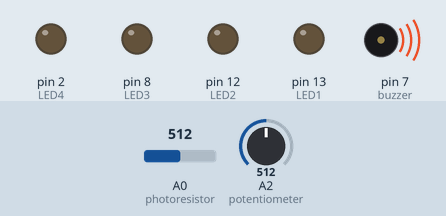
Recording of a sketch running on a simulated Arduino Uno, built with avr-gcc and run on an emulated ATmega328P. Parts: output pins drawn as LEDs (lit = HIGH), buzzer (waves = sounding). The test bench sets the inputs (shaded band); at power-on: A0 (photoresistor) = 512, A2 (potentiometer) = 512. What the sketch prints to the serial monitor is not drawn.

Above: at 1.2 s.
1.3 s: A0 (photoresistor) set to 50
2.8 s: A0 (photoresistor) set to 41
At 4.0 s:
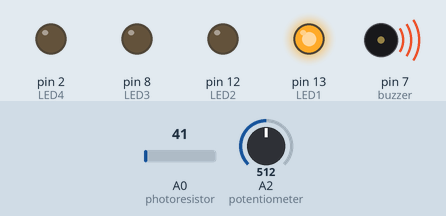
4.3 s: A0 (photoresistor) set to 20
At 5.5 s:
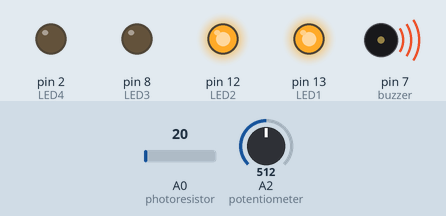
5.9 s: A0 (photoresistor) set to 40
At 6.9 s:
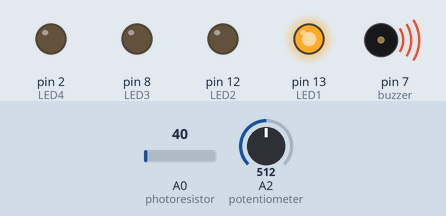
7.5 s: A0 (photoresistor) set to 10
At 8.2 s:
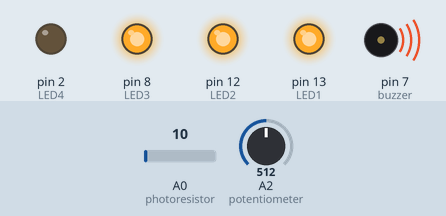
9.1 s: A0 (photoresistor) set to 30
At 9.6 s:
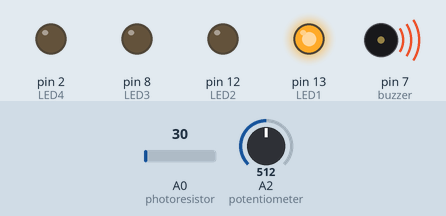
Timing chart, 0 to 11.7 s (numbered marks = the images above; inputs shaded):
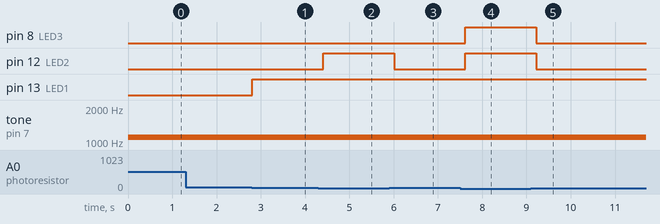

Measured:
- the behaviour switches between 45 and 44 on A0 (photoresistor) (found by bisection; images 0 and 1)
- after the input at 1.3 s, every drawn part: stays the same
- after the input at 2.8 s, pin 13 (LED1): LOW → HIGH at once
- after the input at 4.3 s, pin 12 (LED2): LOW → HIGH after 0.11 s
- after the input at 5.9 s, pin 12 (LED2): HIGH → LOW after 0.12 s
- after the input at 7.5 s, pin 8 (LED3), pin 12 (LED2): LOW → HIGH after 0.12 s
- after the input at 9.1 s, pin 8 (LED3), pin 12 (LED2): HIGH → LOW after 0.12 s

The sketch:

LightControl.ino
```cpp
int photoresistor = A0;
int potentiometer = A2;
int LED1 = 13;
int LED2 = 12;
int LED3 = 8;
int LED4 = 2;
int buzzer = 7;
int value = 0;
int value1 = 0;


void setup() {
  Serial.begin(9600);
  pinMode(LED1, OUTPUT);
  pinMode(LED2, OUTPUT);
  pinMode(LED3, OUTPUT);
  pinMode(LED4, OUTPUT);
  pinMode(buzzer, OUTPUT);

  pinMode(photoresistor, INPUT);
}


void loop()
{
  value = analogRead(photoresistor);
  value1 = analogRead(potentiometer);
  // Serial.println(value);
  Serial.println(value1);

  if (value >= 45) {
    digitalWrite (LED1, LOW);
  	digitalWrite (LED2, LOW);
  	digitalWrite (LED3, LOW);
    digitalWrite (LED4, LOW);
  }
  else if (value >= 30) {
    digitalWrite (LED1, HIGH);
  	digitalWrite (LED2, LOW);
  	digitalWrite (LED3, LOW);
    digitalWrite (LED4, LOW);
  }
  else if (value >= 20) {
    digitalWrite (LED1, HIGH);
  	digitalWrite (LED2, HIGH);
  	digitalWrite (LED3, LOW);
    digitalWrite (LED4, LOW);
  }
  else if (value >= 10) {
    digitalWrite (LED1, HIGH);
  	digitalWrite (LED2, HIGH);
  	digitalWrite (LED3, HIGH);
    digitalWrite (LED4, LOW);
  }
  else if (value >= 5) {
    digitalWrite (LED1, HIGH);
  	digitalWrite (LED2, HIGH);
  	digitalWrite (LED3, HIGH);
    digitalWrite (LED4, HIGH);
  }

  tone(buzzer, map(value1, 0, 1023, 200, 2000));

  delay(200);
}
```
